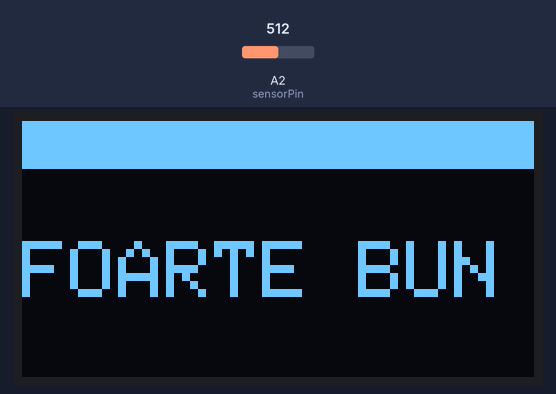
The sketch below on a simulated Arduino Uno, built with avr-gcc and run on an emulated ATmega328P. On the bench: 128×64 one-colour display. Inputs (shaded band) come from the test bench; at power-on: A2 (sensorPin) = 512. What the sketch prints to the serial monitor is not drawn.

Above: at 0.1 s.

The sketch:

IoT_Light_Monitor.ino
```cpp
#include <Wire.h>
#include <Adafruit_GFX.h>
#include <Adafruit_SSD1306.h>

#define SCREEN_WIDTH 128
#define SCREEN_HEIGHT 64

Adafruit_SSD1306 display(SCREEN_WIDTH, SCREEN_HEIGHT, &Wire, -1);

int sensorPin = 2;

void setup() {
  Serial.begin(115200);

  if(!display.begin(SSD1306_SWITCHCAPVCC, 0x3C)) {
    Serial.println("OLED nu merge");
    for(;;);
  }

  display.clearDisplay();
}

void loop() {
  int value = analogRead(sensorPin);
  Serial.println(value);

  int percent = map(value, 1200, 1800, 100, 0);
  percent = constrain(percent, 0, 100);

  display.clearDisplay();
  display.setTextColor(WHITE);

  // 🔶 BARA SUS (zona galbena)
  int barWidth = map(percent, 0, 100, 0, 128);

  // contur bara
  display.drawRect(0, 0, 128, 12, WHITE);

  // umplere bara
  display.fillRect(0, 0, barWidth, 12, WHITE);

  // 🔵 MESAJ JOS
  display.setCursor(0, 30);

  if (percent < 40) {
    display.setTextSize(2);
    display.println("INTUNERIC!");
  }
  else if (percent < 60) {
    display.setTextSize(2);
    display.println("SLAB");
  }
  else if (percent < 80) {
    display.setTextSize(2);
    display.println("OK");
  }
  else {
    display.setTextSize(2);
    display.println("FOARTE BUN");
  }

  display.display();
  delay(300);
}
```
